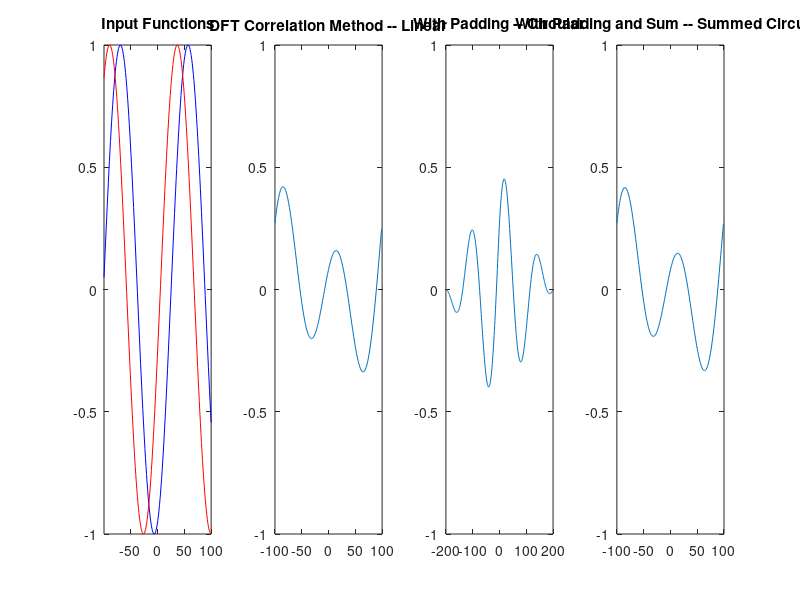

Source code (MATLAB):
% Problem # 3 Soln.:
%-----------Comparison of Correlation Methods-
%-----------
%-----------Candidate No. 137377 ---------------
%
% Graph 1 shows the input functions, Graph 2 shows the linear correlation, Graph 3 shows the circular correlation, Graph 4 shows the summed version of Graph 3 to show that it is the same as Graph 2.
% Ultimately, the different methods produce the same output in Graphs 2 and
% 4. However, the zero-padding circular method produces an output that is
% periodic and must be summed to produce the final result. 

clear all; close all;

N = 200;
% sin-shaped signal -- slowly varying
x(1:N) = sin((1:N)/20);
x_f = fft((x));
y(1:N) = sin(((1:N)+20) / 20);
y_f = fft((y));

% Correlation without Padding
% Do the multiplication in frequency space
psi_f = x_f .* conj(y_f);
psi_1 = (ifft(psi_f))/N;

% Correlation with Zero Padding
% Pad arrays to size N >= N_1 + N_2 - 1
pad_size = size(x,2) + size(y,2) - 1;
x_padded = zeros(1,pad_size); x_padded(size(x,2):end) = x(1:end); 
y_padded = zeros(1,pad_size); y_padded(1:size(y,2)) = y(1:end);
x_padded_f = fft((x_padded));
y_padded_f = fft((y_padded));

y_save = x_padded_f .* conj(y_padded_f);
y_save = (ifft(y_save));

psi_2 = y_save / N;
psi_2_sum = (y_save(1:N) + y_save(N:end)) / N;


h = figure
subplot(1,4,1)
plot(-floor(N/2)+1:floor(N/2),x,'b');
title('Input Functions');
axis([-floor(N/2)+1 floor(N/2) -1 1]);
hold on;
plot(-floor(N/2)+1:floor(N/2),y,'r');
subplot(1,4,2)
plot(-N/2:N/2-1,psi_1);
title('DFT Correlation Method -- Linear');
axis([-N/2 N/2 -1 1])
subplot(1,4,3)
plot(-N+1:N-1,psi_2); hold on;
title('With Padding -- Circular')
axis([-N N -1 1])
subplot(1,4,4)
plot(-N/2:N/2-1,psi_2_sum);
title('With Padding and Sum -- Summed Circular')
axis([-N/2 N/2 -1 1])